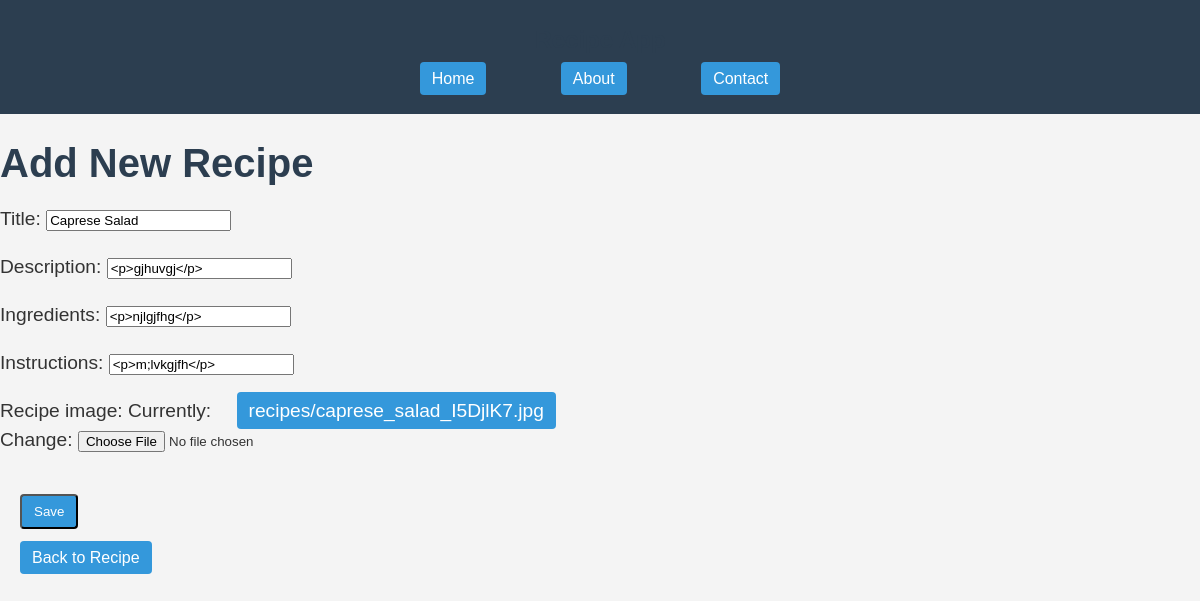
Page /recipe/caprese-salad/edit/ on the committed database.
### recipes/models.py (models this page shows, shortened)
class Recipe(models.Model):
    title = models.CharField(max_length=100)
    slug = AutoSlugField(populate_from='title', unique=True, null=True)
    recipe_image = models.FileField(upload_to="recipes/", max_length=250, null=True,default=None)
    description = models.TextField()
    ingredients = models.TextField()
    instructions = models.TextField()
    content = HTMLField(default="Content not available")
    created_at = models.DateTimeField(auto_now_add=True)

### recipes/views.py (the view)
# urls.py: path('recipe/<slug:slug>/edit/', views.recipe_update, name='recipe_update'),
def recipe_update(request, slug):
    recipe = get_object_or_404(Recipe, slug=slug)
    if request.method == "POST":
        form = RecipeForm(request.POST, request.FILES, instance=recipe)
        if form.is_valid():
            form.save()
            return redirect('recipe_detail', slug=recipe.slug)
    else:
        form = RecipeForm(instance=recipe)
    return render(request, 'recipes/recipe_form.html', {'form': form})

### recipes/forms.py
class RecipeForm(forms.ModelForm):
    class Meta:
        model = Recipe
        fields = ['title', 'description', 'ingredients', 'instructions','recipe_image']
        widgets = {
            'description': TinyMCE(attrs={'style': 'width: 100%; height: 150px;'}),
            'ingredients': TinyMCE(attrs={'style': 'width: 100%; height: 300px;'}),
            'instructions': TinyMCE(attrs={'style': 'width: 100%; height: 300px;'}),
        }

### recipes/templates/recipes/recipe_form.html (shortened to what this page needs)
{% extends 'recipes/base.html' %}
{% block content %}
<h1>{% if recipe %}Edit Recipe{% else %}Add New Recipe{% endif %}</h1>
<head>
</head>
<form action="" method="post" enctype="multipart/form-data">
    {{ form.as_p }}
    <button type="submit">Save</button>
</form>
<a href="{% url 'recipe_list' %}">Back to Recipe</a>
{% endblock %}

### recipes/static/css/style.css (style rules this page uses)
body { font-family: Arial, sans-serif; background-color: #f4f4f4; color: #333; margin: 0; padding: 0; }
h1, h2 { color: #2c3e50; }
h1 { font-size: 2.5em; margin-bottom: 10px; }
p { font-size: 1.2em; line-height: 1.5; }
a, button { color: #fff; background-color: #3498db; padding: 8px 12px; text-decoration: none; border-radius: 4px; margin: 20px; }

### rows in the picture
Recipe: title "Caprese Salad", description "<p>gjhuvgj</p>", ingredients "<p>njlgjfhg</p>", instructions "<p>m;lvkgjfh</p>"
